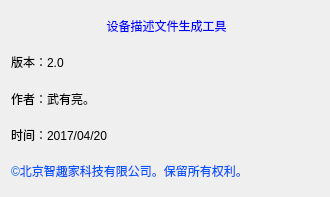
<?xml version="1.0" encoding="UTF-8"?>
<ui version="4.0">
 <class>AboutDialog</class>
 <widget class="QDialog" name="AboutDialog">
  <property name="geometry">
   <rect>
    <x>0</x>
    <y>0</y>
    <width>330</width>
    <height>197</height>
   </rect>
  </property>
  <property name="windowTitle">
   <string>Dialog</string>
  </property>
  <layout class="QGridLayout" name="gridLayout">
   <item row="0" column="0">
    <widget class="QLabel" name="label">
     <property name="styleSheet">
      <string notr="true">font: 75 20pt &quot;宋体&quot;;
color: rgb(0, 0, 255);</string>
     </property>
     <property name="text">
      <string> 设备描述文件生成工具</string>
     </property>
     <property name="alignment">
      <set>Qt::AlignCenter</set>
     </property>
    </widget>
   </item>
   <item row="1" column="0">
    <widget class="QLabel" name="label_2">
     <property name="text">
      <string>版本：2.0</string>
     </property>
    </widget>
   </item>
   <item row="2" column="0">
    <widget class="QLabel" name="label_4">
     <property name="text">
      <string>作者：武有亮。</string>
     </property>
    </widget>
   </item>
   <item row="3" column="0">
    <widget class="QLabel" name="label_5">
     <property name="text">
      <string>时间：2017/04/20</string>
     </property>
    </widget>
   </item>
   <item row="4" column="0">
    <widget class="QLabel" name="label_3">
     <property name="cursor">
      <cursorShape>PointingHandCursor</cursorShape>
     </property>
     <property name="styleSheet">
      <string notr="true">color: rgb(0, 85, 255);</string>
     </property>
     <property name="text">
      <string>©北京智趣家科技有限公司。保留所有权利。</string>
     </property>
    </widget>
   </item>
  </layout>
 </widget>
 <resources/>
 <connections/>
</ui>
